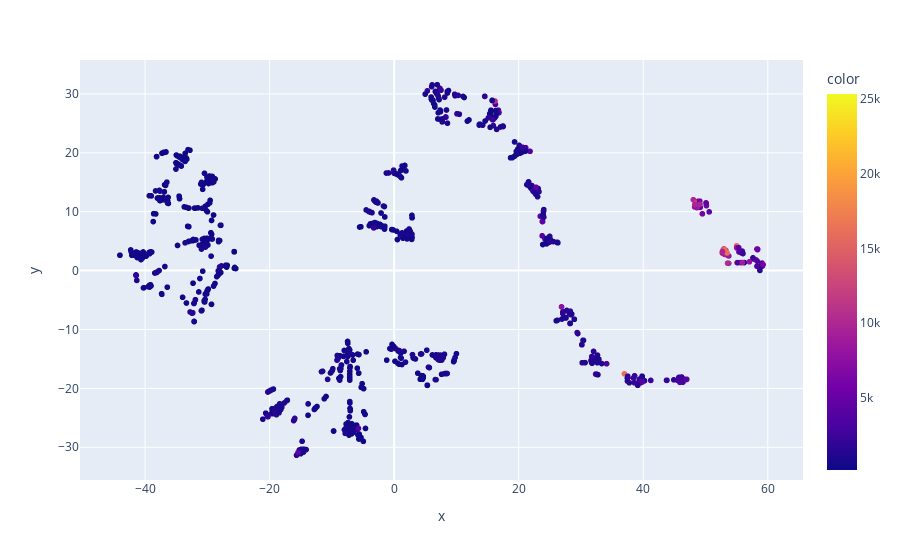

Notebook code for this chart:
### Code cell
fig = px.scatter(x=X_tsne[:, 0], y=X_tsne[:, 1], color=data["Price"])
fig.show()

### Figure 1 — Plotly figure (JSON) as saved in the notebook; plotly's stock layout.template omitted (floating-point values rounded to 4 significant figures; data arrays with more than 128 entries replaced by an {"elided": "..."} marker saying what was removed)
{"data": [{"hovertemplate": "x=%{x}<br>y=%{y}<br>color=%{marker.color}<extra></extra>", "legendgroup": "", "marker": {"color": {"elided": "1011 int values"}, "coloraxis": "coloraxis", "symbol": "circle"}, "mode": "markers", "name": "", "showlegend": false, "type": "scattergl", "x": {"elided": "1011 float values"}, "xaxis": "x", "y": {"elided": "1011 float values"}, "yaxis": "y"}], "layout": {"coloraxis": {"colorbar": {"title": {"text": "color"}}, "colorscale": [[0, "#0d0887"], [0.1111, "#46039f"], [0.2222, "#7201a8"], [0.3333, "#9c179e"], [0.4444, "#bd3786"], [0.5556, "#d8576b"], [0.6667, "#ed7953"], [0.7778, "#fb9f3a"], [0.8889, "#fdca26"], [1, "#f0f921"]]}, "legend": {"tracegroupgap": 0}, "margin": {"t": 60}, "xaxis": {"anchor": "y", "domain": [0, 1], "title": {"text": "x"}}, "yaxis": {"anchor": "x", "domain": [0, 1], "title": {"text": "y"}}}}
